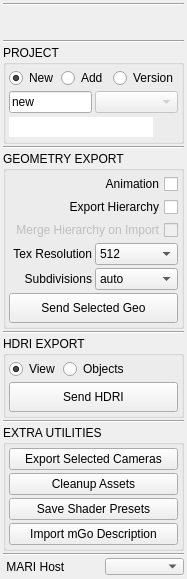
<?xml version="1.0" encoding="UTF-8"?>
<ui version="4.0">
 <class>Form</class>
 <widget class="QWidget" name="Form">
  <property name="geometry">
   <rect>
    <x>0</x>
    <y>0</y>
    <width>204</width>
    <height>655</height>
   </rect>
  </property>
  <property name="sizePolicy">
   <sizepolicy hsizetype="Minimum" vsizetype="Minimum">
    <horstretch>0</horstretch>
    <verstretch>0</verstretch>
   </sizepolicy>
  </property>
  <property name="minimumSize">
   <size>
    <width>0</width>
    <height>0</height>
   </size>
  </property>
  <property name="maximumSize">
   <size>
    <width>16777215</width>
    <height>16777215</height>
   </size>
  </property>
  <property name="windowTitle">
   <string>mGo</string>
  </property>
  <layout class="QGridLayout" name="gridLayout">
   <property name="sizeConstraint">
    <enum>QLayout::SetFixedSize</enum>
   </property>
   <property name="margin">
    <number>3</number>
   </property>
   <property name="spacing">
    <number>3</number>
   </property>
   <item row="1" column="0">
    <layout class="QVBoxLayout" name="verticalLayout">
     <property name="spacing">
      <number>2</number>
     </property>
     <item>
      <widget class="Line" name="line_3">
       <property name="orientation">
        <enum>Qt::Horizontal</enum>
       </property>
      </widget>
     </item>
     <item>
      <layout class="QHBoxLayout" name="horizontalLayout">
       <item>
        <widget class="QLabel" name="mGo_icon">
         <property name="sizePolicy">
          <sizepolicy hsizetype="Preferred" vsizetype="Minimum">
           <horstretch>0</horstretch>
           <verstretch>0</verstretch>
          </sizepolicy>
         </property>
         <property name="toolTip">
          <string>Refresh connection</string>
         </property>
         <property name="text">
          <string/>
         </property>
        </widget>
       </item>
       <item>
        <spacer name="horizontalSpacer">
         <property name="orientation">
          <enum>Qt::Horizontal</enum>
         </property>
         <property name="sizeHint" stdset="0">
          <size>
           <width>40</width>
           <height>20</height>
          </size>
         </property>
        </spacer>
       </item>
       <item>
        <widget class="QToolButton" name="refresh_btn">
         <property name="minimumSize">
          <size>
           <width>30</width>
           <height>30</height>
          </size>
         </property>
         <property name="maximumSize">
          <size>
           <width>30</width>
           <height>30</height>
          </size>
         </property>
         <property name="toolTip">
          <string>Refresh mari connection</string>
         </property>
         <property name="text">
          <string/>
         </property>
         <property name="iconSize">
          <size>
           <width>22</width>
           <height>22</height>
          </size>
         </property>
         <property name="autoRaise">
          <bool>true</bool>
         </property>
        </widget>
       </item>
      </layout>
     </item>
     <item>
      <widget class="Line" name="line_4">
       <property name="orientation">
        <enum>Qt::Horizontal</enum>
       </property>
      </widget>
     </item>
     <item>
      <widget class="QGroupBox" name="project_grp">
       <property name="enabled">
        <bool>true</bool>
       </property>
       <property name="title">
        <string>PROJECT</string>
       </property>
       <property name="flat">
        <bool>false</bool>
       </property>
       <property name="checkable">
        <bool>false</bool>
       </property>
       <layout class="QHBoxLayout" name="horizontalLayout_2">
        <property name="spacing">
         <number>3</number>
        </property>
        <property name="margin">
         <number>3</number>
        </property>
        <item>
         <layout class="QVBoxLayout" name="verticalLayout_2">
          <item>
           <layout class="QHBoxLayout" name="horizontalLayout_3">
            <item>
             <widget class="QRadioButton" name="newProject_rdo">
              <property name="toolTip">
               <string>Exports to a new mari project</string>
              </property>
              <property name="text">
               <string>New</string>
              </property>
              <property name="checked">
               <bool>true</bool>
              </property>
             </widget>
            </item>
            <item>
             <widget class="QRadioButton" name="addProject_rdo">
              <property name="toolTip">
               <string>Adds to an existing mari project</string>
              </property>
              <property name="text">
               <string>Add</string>
              </property>
             </widget>
            </item>
            <item>
             <widget class="QRadioButton" name="versionProject_rdo">
              <property name="toolTip">
               <string>Exports as a new version to an existing mari project</string>
              </property>
              <property name="text">
               <string>Version</string>
              </property>
             </widget>
            </item>
           </layout>
          </item>
          <item>
           <layout class="QHBoxLayout" name="horizontalLayout_4">
            <item>
             <widget class="QLineEdit" name="newProject_edit">
              <property name="sizePolicy">
               <sizepolicy hsizetype="Ignored" vsizetype="Fixed">
                <horstretch>0</horstretch>
                <verstretch>0</verstretch>
               </sizepolicy>
              </property>
              <property name="focusPolicy">
               <enum>Qt::ClickFocus</enum>
              </property>
              <property name="toolTip">
               <string>Set a new mari project name</string>
              </property>
              <property name="text">
               <string>new</string>
              </property>
             </widget>
            </item>
            <item>
             <widget class="QComboBox" name="projects_combo">
              <property name="enabled">
               <bool>false</bool>
              </property>
              <property name="sizePolicy">
               <sizepolicy hsizetype="Ignored" vsizetype="Fixed">
                <horstretch>0</horstretch>
                <verstretch>0</verstretch>
               </sizepolicy>
              </property>
              <property name="toolTip">
               <string>Existing mari projects</string>
              </property>
             </widget>
            </item>
           </layout>
          </item>
          <item>
           <layout class="QHBoxLayout" name="horizontalLayout_5">
            <item>
             <widget class="QLineEdit" name="assetsPath_edit">
              <property name="focusPolicy">
               <enum>Qt::ClickFocus</enum>
              </property>
              <property name="toolTip">
               <string>Set output directory of exported asset data</string>
              </property>
              <property name="statusTip">
               <string/>
              </property>
              <property name="text">
               <string extracomment="check it out"/>
              </property>
              <property name="frame">
               <bool>false</bool>
              </property>
             </widget>
            </item>
            <item>
             <widget class="QToolButton" name="browseDir_btn">
              <property name="minimumSize">
               <size>
                <width>22</width>
                <height>22</height>
               </size>
              </property>
              <property name="maximumSize">
               <size>
                <width>22</width>
                <height>22</height>
               </size>
              </property>
              <property name="toolTip">
               <string>Browse output directory of exported asset data</string>
              </property>
              <property name="text">
               <string/>
              </property>
              <property name="iconSize">
               <size>
                <width>17</width>
                <height>17</height>
               </size>
              </property>
              <property name="autoRaise">
               <bool>true</bool>
              </property>
             </widget>
            </item>
           </layout>
          </item>
         </layout>
        </item>
       </layout>
      </widget>
     </item>
     <item>
      <widget class="Line" name="line_2">
       <property name="orientation">
        <enum>Qt::Horizontal</enum>
       </property>
      </widget>
     </item>
     <item>
      <widget class="QGroupBox" name="geo_grp">
       <property name="title">
        <string>GEOMETRY EXPORT</string>
       </property>
       <property name="flat">
        <bool>false</bool>
       </property>
       <property name="checkable">
        <bool>false</bool>
       </property>
       <layout class="QHBoxLayout" name="horizontalLayout_6">
        <property name="spacing">
         <number>3</number>
        </property>
        <property name="margin">
         <number>3</number>
        </property>
        <item>
         <layout class="QVBoxLayout" name="verticalLayout_3">
          <item>
           <widget class="QCheckBox" name="geoAnim_chk">
            <property name="toolTip">
             <string>Export geo animaion</string>
            </property>
            <property name="layoutDirection">
             <enum>Qt::RightToLeft</enum>
            </property>
            <property name="text">
             <string>Animation</string>
            </property>
           </widget>
          </item>
          <item>
           <widget class="QCheckBox" name="exportHierarchy_chk">
            <property name="toolTip">
             <string>Export geo animaion</string>
            </property>
            <property name="layoutDirection">
             <enum>Qt::RightToLeft</enum>
            </property>
            <property name="text">
             <string>Export Hierarchy</string>
            </property>
           </widget>
          </item>
          <item>
           <widget class="QCheckBox" name="mergeHierarchy_chk">
            <property name="enabled">
             <bool>false</bool>
            </property>
            <property name="toolTip">
             <string>Export geo animaion</string>
            </property>
            <property name="layoutDirection">
             <enum>Qt::RightToLeft</enum>
            </property>
            <property name="text">
             <string>Merge Hierarchy on Import</string>
            </property>
           </widget>
          </item>
          <item>
           <layout class="QHBoxLayout" name="horizontalLayout_7">
            <item>
             <widget class="QLabel" name="label">
              <property name="text">
               <string>Tex Resolution</string>
              </property>
              <property name="alignment">
               <set>Qt::AlignRight|Qt::AlignTrailing|Qt::AlignVCenter</set>
              </property>
             </widget>
            </item>
            <item>
             <widget class="QComboBox" name="chanRes_combo">
              <property name="toolTip">
               <string>Set the initial texture resolution in mari for exported geo</string>
              </property>
              <item>
               <property name="text">
                <string>512</string>
               </property>
              </item>
              <item>
               <property name="text">
                <string>1k</string>
               </property>
              </item>
              <item>
               <property name="text">
                <string>2k</string>
               </property>
              </item>
              <item>
               <property name="text">
                <string>4k</string>
               </property>
              </item>
              <item>
               <property name="text">
                <string>8k</string>
               </property>
              </item>
             </widget>
            </item>
           </layout>
          </item>
          <item>
           <layout class="QHBoxLayout" name="horizontalLayout_9">
            <item>
             <widget class="QLabel" name="label_2">
              <property name="text">
               <string>Subdivisions</string>
              </property>
              <property name="alignment">
               <set>Qt::AlignRight|Qt::AlignTrailing|Qt::AlignVCenter</set>
              </property>
             </widget>
            </item>
            <item>
             <widget class="QComboBox" name="subdivs_combo">
              <property name="toolTip">
               <string>Set geo subdivision level in mari</string>
              </property>
              <item>
               <property name="text">
                <string>auto</string>
               </property>
              </item>
              <item>
               <property name="text">
                <string>0</string>
               </property>
              </item>
              <item>
               <property name="text">
                <string>1</string>
               </property>
              </item>
              <item>
               <property name="text">
                <string>2</string>
               </property>
              </item>
              <item>
               <property name="text">
                <string>3</string>
               </property>
              </item>
             </widget>
            </item>
           </layout>
          </item>
          <item>
           <layout class="QHBoxLayout" name="horizontalLayout_8">
            <item>
             <widget class="QPushButton" name="exportGeo_btn">
              <property name="minimumSize">
               <size>
                <width>0</width>
                <height>30</height>
               </size>
              </property>
              <property name="maximumSize">
               <size>
                <width>16777215</width>
                <height>30</height>
               </size>
              </property>
              <property name="toolTip">
               <string>Send selected geometry to mari</string>
              </property>
              <property name="text">
               <string>Send Selected Geo</string>
              </property>
             </widget>
            </item>
           </layout>
          </item>
         </layout>
        </item>
       </layout>
      </widget>
     </item>
     <item>
      <widget class="Line" name="line">
       <property name="orientation">
        <enum>Qt::Horizontal</enum>
       </property>
      </widget>
     </item>
     <item>
      <widget class="QGroupBox" name="hdri_grp">
       <property name="sizePolicy">
        <sizepolicy hsizetype="Preferred" vsizetype="Minimum">
         <horstretch>0</horstretch>
         <verstretch>0</verstretch>
        </sizepolicy>
       </property>
       <property name="maximumSize">
        <size>
         <width>16777215</width>
         <height>10000</height>
        </size>
       </property>
       <property name="title">
        <string>HDRI EXPORT</string>
       </property>
       <layout class="QHBoxLayout" name="horizontalLayout_12">
        <property name="spacing">
         <number>3</number>
        </property>
        <property name="margin">
         <number>3</number>
        </property>
        <item>
         <layout class="QVBoxLayout" name="verticalLayout_6">
          <item>
           <layout class="QHBoxLayout" name="horizontalLayout_14">
            <item>
             <widget class="QRadioButton" name="hdriView_rdo">
              <property name="toolTip">
               <string>Renders HDRI from current view</string>
              </property>
              <property name="text">
               <string>View</string>
              </property>
              <property name="checked">
               <bool>true</bool>
              </property>
             </widget>
            </item>
            <item>
             <widget class="QRadioButton" name="hdriObject_rdo">
              <property name="toolTip">
               <string comment="Renders HDRI from centre of selected object"/>
              </property>
              <property name="text">
               <string>Objects</string>
              </property>
             </widget>
            </item>
            <item>
             <spacer name="horizontalSpacer_3">
              <property name="orientation">
               <enum>Qt::Horizontal</enum>
              </property>
              <property name="sizeHint" stdset="0">
               <size>
                <width>40</width>
                <height>20</height>
               </size>
              </property>
             </spacer>
            </item>
           </layout>
          </item>
          <item>
           <widget class="QPushButton" name="hdriRender_btn">
            <property name="minimumSize">
             <size>
              <width>0</width>
              <height>30</height>
             </size>
            </property>
            <property name="maximumSize">
             <size>
              <width>16777215</width>
              <height>30</height>
             </size>
            </property>
            <property name="toolTip">
             <string>Send selected geometry to mari</string>
            </property>
            <property name="text">
             <string>Send HDRI</string>
            </property>
           </widget>
          </item>
         </layout>
        </item>
       </layout>
      </widget>
     </item>
     <item>
      <widget class="Line" name="line_7">
       <property name="orientation">
        <enum>Qt::Horizontal</enum>
       </property>
      </widget>
     </item>
     <item>
      <widget class="QGroupBox" name="extras_grp">
       <property name="title">
        <string>EXTRA UTILITIES</string>
       </property>
       <layout class="QVBoxLayout" name="verticalLayout_9">
        <property name="spacing">
         <number>3</number>
        </property>
        <property name="margin">
         <number>3</number>
        </property>
        <item>
         <layout class="QVBoxLayout" name="verticalLayout_10">
          <item>
           <widget class="QPushButton" name="exportCameras_btn">
            <property name="toolTip">
             <string>Export selected cameras and imageplanes to mari</string>
            </property>
            <property name="text">
             <string>Export Selected Cameras</string>
            </property>
           </widget>
          </item>
          <item>
           <widget class="QPushButton" name="cleanupAssets_btn">
            <property name="toolTip">
             <string>Choose project assets to delete</string>
            </property>
            <property name="text">
             <string>Cleanup Assets</string>
            </property>
           </widget>
          </item>
          <item>
           <widget class="QPushButton" name="ExportShaders_btn">
            <property name="toolTip">
             <string>Save shader present (for use with mGo-Materialiser)</string>
            </property>
            <property name="text">
             <string>Save Shader Presets</string>
            </property>
           </widget>
          </item>
          <item>
           <widget class="QPushButton" name="ImportDescription_btn">
            <property name="toolTip">
             <string>Import mGo Description file</string>
            </property>
            <property name="text">
             <string>Import mGo Description</string>
            </property>
           </widget>
          </item>
         </layout>
        </item>
       </layout>
      </widget>
     </item>
     <item>
      <widget class="Line" name="line_12">
       <property name="orientation">
        <enum>Qt::Horizontal</enum>
       </property>
      </widget>
     </item>
     <item>
      <layout class="QHBoxLayout" name="horizontalLayout_17">
       <item>
        <widget class="QLabel" name="label_6">
         <property name="text">
          <string> MARI Host</string>
         </property>
        </widget>
       </item>
       <item>
        <widget class="QToolButton" name="addHost_btn">
         <property name="minimumSize">
          <size>
           <width>18</width>
           <height>18</height>
          </size>
         </property>
         <property name="maximumSize">
          <size>
           <width>18</width>
           <height>18</height>
          </size>
         </property>
         <property name="text">
          <string/>
         </property>
         <property name="autoRaise">
          <bool>true</bool>
         </property>
        </widget>
       </item>
       <item>
        <widget class="QComboBox" name="hosts_combo">
         <property name="maximumSize">
          <size>
           <width>16777215</width>
           <height>17</height>
          </size>
         </property>
         <property name="toolTip">
          <string>List of network addresses</string>
         </property>
        </widget>
       </item>
      </layout>
     </item>
    </layout>
   </item>
  </layout>
 </widget>
 <resources/>
 <connections/>
</ui>
